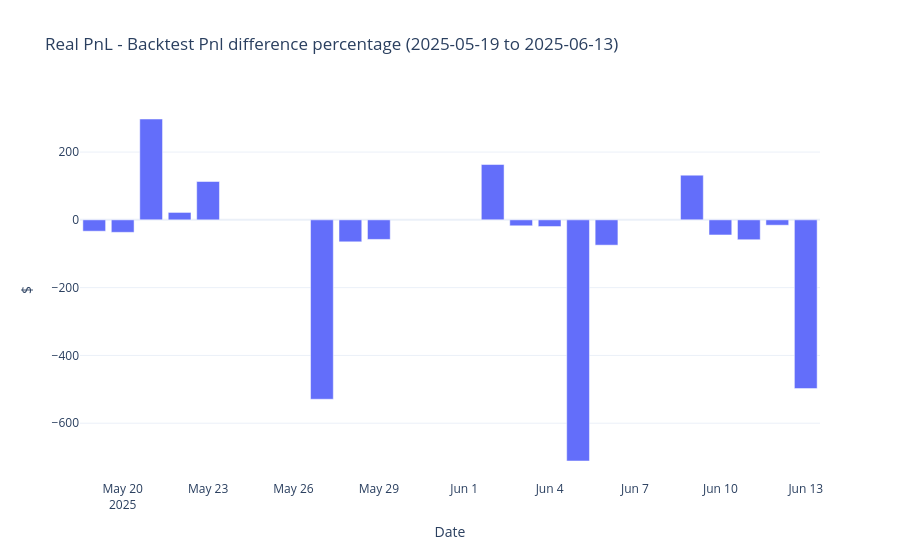

The notebook cell saved with this chart:
### Code cell
pnl_series = daily_pnl_dict[2025]
#pnl_series = pnl_series.loc["2025-05-19":"2025-06-13"]

pnl_series_norm=pnl_series.loc["2025-05-19":"2025-06-13"]/10


diff = (real_series/pnl_series_norm-1)*100

fig = go.Figure(data=[go.Bar( x=diff.index,y=diff.values)])
fig.update_layout(
    title=f'Real PnL - Backtest Pnl difference percentage ({start_date} to {end_date})',
    xaxis_title='Date',
    yaxis_title='$',
    template='plotly_white',
    hovermode='x unified'
)

fig.show()

### Figure 1 — Plotly figure (JSON) as saved in the notebook; plotly's stock layout.template omitted (floating-point values rounded to 4 significant figures)
{"data": [{"type": "bar", "x": ["2025-05-19T00:00:00.000000000", "2025-05-20T00:00:00.000000000", "2025-05-21T00:00:00.000000000", "2025-05-22T00:00:00.000000000", "2025-05-23T00:00:00.000000000", "2025-05-26T00:00:00.000000000", "2025-05-27T00:00:00.000000000", "2025-05-28T00:00:00.000000000", "2025-05-29T00:00:00.000000000", "2025-05-30T00:00:00.000000000", "2025-06-02T00:00:00.000000000", "2025-06-03T00:00:00.000000000", "2025-06-04T00:00:00.000000000", "2025-06-05T00:00:00.000000000", "2025-06-06T00:00:00.000000000", "2025-06-09T00:00:00.000000000", "2025-06-10T00:00:00.000000000", "2025-06-11T00:00:00.000000000", "2025-06-12T00:00:00.000000000", "2025-06-13T00:00:00.000000000"], "y": [-33.48, -36.83, 297.6, 21.89, 113.2, NaN, -529.3, -64.82, -57.75, Infinity, 163.2, -17.51, -19.71, -711.6, -74.64, 131.9, -44.61, -58.68, -15.8, -498.0]}], "layout": {"hovermode": "x unified", "title": {"text": "Real PnL - Backtest Pnl difference percentage (2025-05-19 to 2025-06-13)"}, "xaxis": {"title": {"text": "Date"}}, "yaxis": {"title": {"text": "$"}}}}
